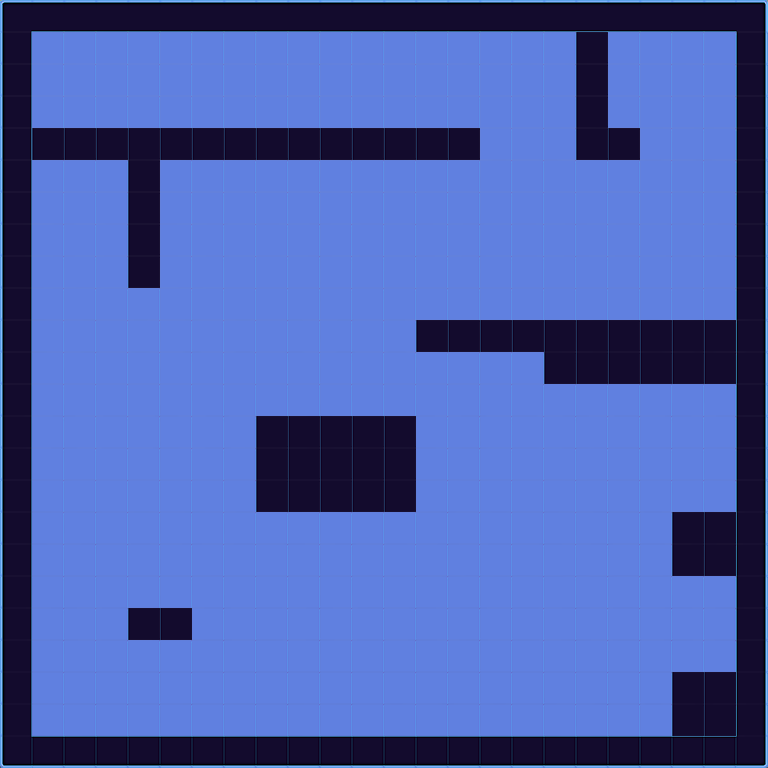

A level layout from a 2D game, rendered from its tile map. Below: a short description, then the map file with tile-grid data replaced by summaries:
An orthogonal 24x24 tile map with 32x32 px tiles, 1 tile layer (ForegroundPlatformLayer), 1 image layer.

<map version="1.0" orientation="orthogonal" renderorder="right-down" width="24" height="24" tilewidth="32" tileheight="32" nextobjectid="1">
 <tileset firstgid="1" name="lvTiles2" tilewidth="32" tileheight="32">
  <image source="lvTiles2.png" width="320" height="32" />
 </tileset>
 <imagelayer name="BackgroundImageLayer">
  <image source="bgim.png" />
  <properties>
   <property name="collidable" value="false" />
   <property name="imageheight" value="960" />
   <property name="imagewidth" value="960" />
  </properties>
 </imagelayer>
 <layer name="ForegroundPlatformLayer" width="24" height="24">
  <properties>
   <property name="collidable" value="true" />
  </properties>
  <data>[576 cells, 576 non-empty, 10 distinct tile ids]</data>
 </layer>
</map>